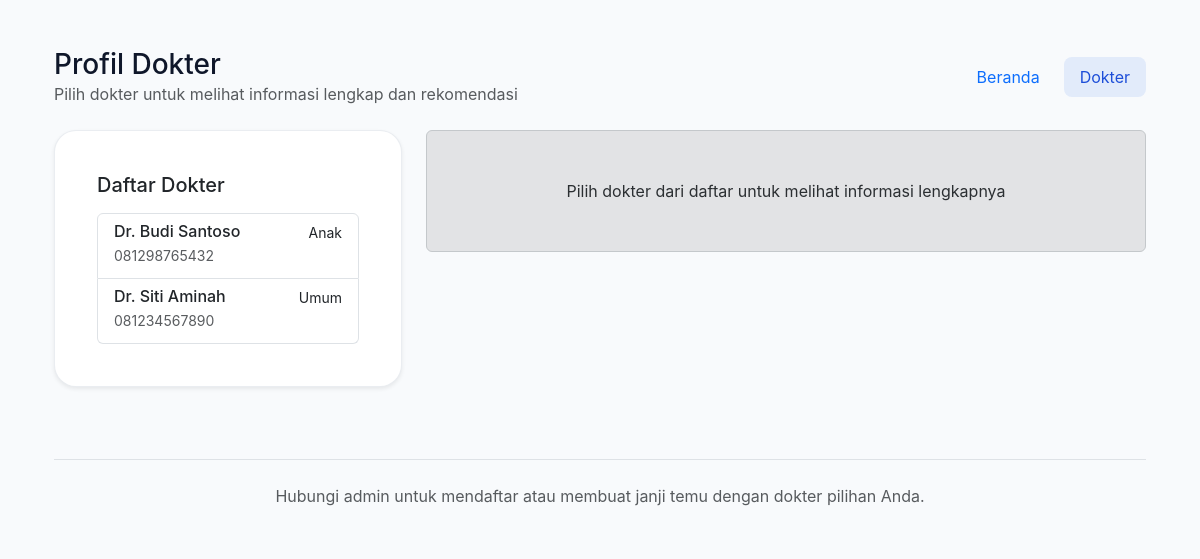
The app's page /doctors.php with its own data.
### tables this page shows
CREATE TABLE IF NOT EXISTS `doctors` (
  `id` INT AUTO_INCREMENT PRIMARY KEY,
  `name` VARCHAR(150) NOT NULL,
  `specialty` VARCHAR(100) NOT NULL,
  `phone` VARCHAR(25) NOT NULL,
  `created_at` TIMESTAMP DEFAULT CURRENT_TIMESTAMP
);

### data.php (called while the page is built, shortened)
<?php
function db_connect() {
    static $pdo;
    if ($pdo) {
        return $pdo;
    }
    try {
        $pdo = new PDO(
            'mysql:host=' . DB_HOST,
            DB_USER,
            DB_PASS,
            [
                PDO::ATTR_ERRMODE => PDO::ERRMODE_EXCEPTION,
                PDO::ATTR_DEFAULT_FETCH_MODE => PDO::FETCH_ASSOC,
                PDO::MYSQL_ATTR_INIT_COMMAND => 'SET NAMES utf8mb4'
            ]
        );
        initialize_database($pdo);
        $pdo->exec('USE `' . DB_NAME . '`');
        return $pdo;
    } catch (PDOException $e) {
        die('Database connection gagal: ' . $e->getMessage());
    }
}
function initialize_database($pdo) {
    $pdo->exec('CREATE DATABASE IF NOT EXISTS `' . DB_NAME . '` CHARACTER SET utf8mb4 COLLATE utf8mb4_unicode_ci');
    $pdo->exec('USE `' . DB_NAME . '`');
    ensure_table($pdo, 'doctors', 'CREATE TABLE IF NOT EXISTS doctors (
            id INT AUTO_INCREMENT PRIMARY KEY,
            name VARCHAR(150) NOT NULL,
            specialty VARCHAR(100) NOT NULL,
            phone VARCHAR(25) NOT NULL,
            description TEXT,
            education TEXT,
            symptoms TEXT,
            created_at TIMESTAMP DEFAULT CURRENT_TIMESTAMP
        ) ENGINE=InnoDB DEFAULT CHARSET=utf8mb4');
    ensure_table($pdo, 'schedules', 'CREATE TABLE IF NOT EXISTS schedules (
            id INT AUTO_INCREMENT PRIMARY KEY,
            doctor_id INT NOT NULL,
            date DATE NOT NULL,
            time TIME NOT NULL,
            end_time TIME NOT NULL,
            slots INT NOT NULL DEFAULT 1,
            created_at TIMESTAMP DEFAULT CURRENT_TIMESTAMP,
            FOREIGN KEY (doctor_id) REFERENCES doctors(id) ON DELETE CASCADE
        ) ENGINE=InnoDB DEFAULT CHARSET=utf8mb4');
    ensure_column($pdo, 'schedules', 'end_time', 'ALTER TABLE schedules ADD COLUMN end_time TIME NOT NULL DEFAULT "00:00:00"');
    ensure_table($pdo, 'patients', 'CREATE TABLE IF NOT EXISTS patients (
            id INT AUTO_INCREMENT PRIMARY KEY,
            name VARCHAR(150) NOT NULL,
            phone VARCHAR(25) NOT NULL,
            doctor_id INT NOT NULL,
            schedule_id INT NOT NULL,
            status VARCHAR(50) NOT NULL DEFAULT "Reservasi",
            created_at TIMESTAMP DEFAULT CURRENT_TIMESTAMP,
            FOREIGN KEY (doctor_id) REFERENCES doctors(id) ON DELETE CASCADE,
            FOREIGN KEY (schedule_id) REFERENCES schedules(id) ON DELETE CASCADE
        ) ENGINE=InnoDB DEFAULT CHARSET=utf8mb4');
    ensure_table($pdo, 'doctor_holidays', 'CREATE TABLE IF NOT EXISTS doctor_holidays (
            id INT AUTO_INCREMENT PRIMARY KEY,
            doctor_id INT NOT NULL,
            holiday_date DATE NOT NULL,
            note VARCHAR(255) NOT NULL DEFAULT "Libur",
            created_at TIMESTAMP DEFAULT CURRENT_TIMESTAMP,
            UNIQUE KEY unique_doctor_date (doctor_id, holiday_date),
            FOREIGN KEY (doctor_id) REFERENCES doctors(id) ON DELETE CASCADE
        ) ENGINE=InnoDB DEFAULT CHARSET=utf8mb4');
    ensure_table($pdo, 'site_content', 'CREATE TABLE IF NOT EXISTS site_content (
            content_key VARCHAR(100) PRIMARY KEY,
            content_value TEXT NOT NULL
        ) ENGINE=InnoDB DEFAULT CHARSET=utf8mb4');
    ensure_table($pdo, 'admin_settings', 'CREATE TABLE IF NOT EXISTS admin_settings (
            setting_key VARCHAR(100) PRIMARY KEY,
            setting_value TEXT NOT NULL
        ) ENGINE=InnoDB DEFAULT CHARSET=utf8mb4');
    ensure_table($pdo, 'users', 'CREATE TABLE IF NOT EXISTS users (
            id INT AUTO_INCREMENT PRIMARY KEY,
            username VARCHAR(50) UNIQUE NOT NULL,
            password VARCHAR(255) NOT NULL,
            role VARCHAR(20) NOT NULL,
            doctor_id INT,
            created_at TIMESTAMP DEFAULT CURRENT_TIMESTAMP,
            FOREIGN KEY (doctor_id) REFERENCES doctors(id) ON DELETE SET NULL
        ) ENGINE=InnoDB DEFAULT CHARSET=utf8mb4');
    $defaultDoctors = $pdo->query('SELECT COUNT(*) FROM doctors')->fetchColumn();
    $defaultSchedules = $pdo->query('SELECT COUNT(*) FROM schedules')->fetchColumn();
    $defaultContent = $pdo->query('SELECT COUNT(*) FROM site_content')->fetchColumn();
    if ($defaultContent == 0) {
        $insertContent = $pdo->prepare('INSERT INTO site_content (content_key, content_value) VALUES (?, ?)');
        $insertContent->execute(['site_title', 'Sistem Klinik Sederhana']);
        $insertContent->execute(['hero_eyebrow', 'Selamat Datang di Klinik Sehat']);
        $insertContent->execute(['hero_title', 'Reservasi Janji Temu Dokter dengan Mudah']);
        $insertContent->execute(['hero_text', 'Lihat jadwal dokter untuk hari ini, cek ketersediaan slot, dan langsung kirim permintaan reservasi ke admin lewat WhatsApp.']);
        $insertContent->execute(['hero_cta_text', 'Lihat Jadwal']);
        $insertContent->execute(['footer_text', 'Untuk reservasi, klik tombol WhatsApp dan kirim pesan ke admin klinik.']);
    }
    $defaultSettings = $pdo->query('SELECT COUNT(*) FROM admin_settings')->fetchColumn();
    if ($defaultSettings == 0) {
        $insertSettings = $pdo->prepare('INSERT INTO admin_settings (setting_key, setting_value) VALUES (?, ?)');
        $insertSettings->execute(['admin_phone', ADMIN_PHONE]);
    }
    $adminExists = $pdo->prepare('SELECT COUNT(*) AS count FROM users WHERE username = ? LIMIT 1');
    $adminExists->execute(['admin']);
    $adminExistsRow = $adminExists->fetch(PDO::FETCH_ASSOC);
    if (!$adminExistsRow || $adminExistsRow['count'] == 0) {
        $insertUser = $pdo->prepare('INSERT INTO users (username, password, role) VALUES (?, ?, ?)');
        $insertUser->execute(['admin', password_hash('admin123', PASSWORD_DEFAULT), 'admin']);
    }
    $doctorRows = $pdo->query('SELECT id FROM doctors')->fetchAll(PDO::FETCH_COLUMN);
    $checkDoctorUser = $pdo->prepare('SELECT COUNT(*) AS count FROM users WHERE doctor_id = ? LIMIT 1');
    $createDoctorUser = $pdo->prepare('INSERT INTO users (username, password, role, doctor_id) VALUES (?, ?, ?, ?)');
    foreach ($doctorRows as $doctorId) {
        $checkDoctorUser->execute([$doctorId]);
        $doctorExistsRow = $checkDoctorUser->fetch(PDO::FETCH_ASSOC);
        if (!$doctorExistsRow || $doctorExistsRow['count'] == 0) {
            $createDoctorUser->execute([(string)$doctorId, password_hash('doctor123', PASSWORD_DEFAULT), 'doctor', (int)$doctorId]);
        }
    }
}
function ensure_column($pdo, $tableName, $columnName, $alterSql) {
    try {
        $pdo->query('SELECT `' . $columnName . '` FROM `' . $tableName . '` LIMIT 1');
    } catch (PDOException $e) {
        $message = $e->getMessage();
        if (strpos($message, 'Unknown column') !== false || strpos($message, 'doesn\'t exist') !== false) {
            $pdo->exec($alterSql);
            return;
        }
        throw $e;
    }
}
function ensure_table($pdo, $tableName, $createSql) {
    $pdo->exec($createSql);
    try {
        $pdo->query('SELECT 1 FROM `' . $tableName . '` LIMIT 1');
    } catch (PDOException $e) {
        $message = $e->getMessage();
        $errorInfo = $e->errorInfo ?? [];
        $isBrokenTable = strpos($message, 'doesn\'t exist in engine') !== false
            || strpos($message, 'Base table or view not found') !== false
            || (isset($errorInfo[1]) && in_array((int)$errorInfo[1], [1146, 1932], true));
        if (!$isBrokenTable) {
            throw $e;
        }
        $pdo->exec('DROP TABLE IF EXISTS `' . $tableName . '`');
        $pdo->exec($createSql);
    }
}
function db_query($sql, $params = [], $one = false) {
    $stmt = db_connect()->prepare($sql);
    $stmt->execute($params);
    return $one ? $stmt->fetch() : $stmt->fetchAll();
}
function load_data($name) {
    switch ($name) {
        case 'doctors':
            return db_query('SELECT * FROM doctors ORDER BY name');
    }
    return [];
}

### doctors.php (the view, shortened to what this page needs)
<?php
require_once __DIR__ . '/data.php';
$doctors = load_data('doctors');
$admin_phone = get_admin_setting('admin_phone', ADMIN_PHONE);
$selectedDoctorId = isset($_GET['doctor_id']) ? intval($_GET['doctor_id']) : null;
$selectedDoctor = $selectedDoctorId ? get_doctor_by_id($selectedDoctorId) : null;
?>
<!DOCTYPE html>
<html lang="id">
<head>
    <link href="https://cdn.jsdelivr.net/npm/bootstrap@5.3.2/dist/css/bootstrap.min.css" rel="stylesheet">
    <link rel="stylesheet" href="./assets/style.css" />
</head>
<body>
<div class="container py-5">
    <header class="d-flex align-items-center justify-content-between flex-wrap gap-3 mb-4">
        <div>
            <h1 class="h3 mb-0">Profil Dokter</h1>
            <p class="text-muted mb-0">Pilih dokter untuk melihat informasi lengkap dan rekomendasi</p>
        </div>
        <nav class="nav gap-2">
            <a class="nav-link px-3 py-2 rounded-3" href="index.php">Beranda</a>
            <a class="nav-link px-3 py-2 rounded-3 active" aria-current="page" href="doctors.php">Dokter</a>
        </nav>
    </header>
    <?php if (empty($doctors)): ?>
        <div class="alert alert-info">Belum ada dokter tersedia.</div>
    <?php else: ?>
        <div class="row g-4">
            <div class="col-lg-4">
                <div class="card shadow-sm">
                    <div class="card-body">
                        <h2 class="h5 mb-3">Daftar Dokter</h2>
                        <div class="list-group">
                            <?php foreach ($doctors as $doctor): ?>
                                <a href="doctors.php?doctor_id=<?php echo $doctor['id']; ?>"
                                   class="list-group-item list-group-item-action <?php echo $selectedDoctorId === $doctor['id'] ? 'active' : ''; ?>">
                                    <div class="d-flex w-100 justify-content-between">
                                        <h6 class="mb-1"><?php echo htmlspecialchars($doctor['name']); ?></h6>
                                        <small><?php echo htmlspecialchars($doctor['specialty']); ?></small>
                                    </div>
                                    <p class="mb-1 small text-muted"><?php echo htmlspecialchars($doctor['phone']); ?></p>
                                </a>
                            <?php endforeach; ?>
                        </div>
                    </div>
                </div>
            </div>
            <div class="col-lg-8">
                <?php if ($selectedDoctor): ?>
                    <div class="card shadow-sm mb-4">
                        <div class="card-body">
                            <div class="d-flex justify-content-between align-items-start mb-3">
                                <div>
                                    <h2 class="h4 mb-1"><?php echo htmlspecialchars($selectedDoctor['name']); ?></h2>
                                    <p class="text-primary fw-bold mb-2"><?php echo htmlspecialchars($selectedDoctor['specialty']); ?></p>
                                    <p class="text-muted mb-0">📞 <?php echo htmlspecialchars($selectedDoctor['phone']); ?></p>
                                </div>
                                <a class="btn btn-primary" href="https://wa.me/<?php echo $admin_phone; ?>" target="_blank">
                                    Hubungi via WhatsApp
                                </a>
                            </div>
                            <?php if (!empty($selectedDoctor['description'])): ?>
                                <div class="mb-4">
                                    <h5 class="mb-2">Tentang Dokter</h5>
                                    <p class="text-muted"><?php echo htmlspecialchars($selectedDoctor['description']); ?></p>
                                </div>
                            <?php endif; ?>
                        </div>
                    </div>
                    <?php if (!empty($selectedDoctor['symptoms'])): ?>
                        <div class="card shadow-sm mb-4">
                            <div class="card-body">
                                <h5 class="card-title mb-3">Dapat Menangani Gejala</h5>
                                <div class="row">
                                    <?php
                                        $symptoms = array_filter(array_map('trim', explode(',', $selectedDoctor['symptoms'])));
                                        foreach ($symptoms as $symptom):
                                    ?>
                                        <div class="col-md-6 mb-2">
                                            <div class="p-3 bg-light rounded-3 border-start border-success border-5">
                                                <p class="mb-0">✓ <?php echo htmlspecialchars($symptom); ?></p>
                                            </div>
                                        </div>
                                    <?php endforeach; ?>
                                </div>
                            </div>
                        </div>
                    <?php endif; ?>
                    <?php if (!empty($selectedDoctor['education'])): ?>
                        <div class="card shadow-sm">
                            <div class="card-body">
                                <h5 class="card-title mb-3">Riwayat Pendidikan</h5>
                                <div class="timeline">
                                    <?php
                                        $educations = array_filter(array_map('trim', explode(';', $selectedDoctor['education'])));
                                        foreach ($educations as $idx => $edu):
                                    ?>
                                        <div class="d-flex gap-3 <?php echo $idx < count($educations) - 1 ? 'mb-3' : ''; ?>">
                                            <div class="text-success">
                                                <div class="bg-success rounded-circle p-2" style="width: 40px; height: 40px; display: flex; align-items: center; justify-content: center;">
                                                    <span class="text-white fw-bold">✓</span>
                                                </div>
                                            </div>
                                            <div>
                                                <p class="mb-0 fw-bold"><?php echo htmlspecialchars($edu); ?></p>
                                            </div>
                                        </div>
                                    <?php endforeach; ?>
                                </div>
                            </div>
                        </div>
                    <?php endif; ?>
                <?php else: ?>
                    <div class="alert alert-secondary text-center py-5">
                        <p class="mb-0">Pilih dokter dari daftar untuk melihat informasi lengkapnya</p>
                    </div>
                <?php endif; ?>
            </div>
        </div>
    <?php endif; ?>
    <footer class="text-center py-4 mt-5 text-muted border-top">
        <p class="mb-0">Hubungi admin untuk mendaftar atau membuat janji temu dengan dokter pilihan Anda.</p>
    </footer>
</div>
</body>
</html>

### assets/style.css (style rules this page uses)
body { font-family: 'Inter', system-ui, -apple-system, BlinkMacSystemFont, 'Segoe UI', sans-serif; background: #f8fafc; margin: 0; padding: 0; color: #0f172a; }
.container { max-width: 1140px; margin: 0 auto; padding: 3rem 1.5rem 4rem; }
nav { display: flex; gap: 14px; align-items: center; flex-wrap: wrap; }
nav a { color: #475569; text-decoration: none; font-weight: 600; padding: 10px 14px; border-radius: 999px; transition: background 0.2s ease; }
nav a:hover, nav a.active { background: rgba(37, 99, 235, 0.1); color: #1d4ed8; }
.card { background: #ffffff; border: 1px solid rgba(148, 163, 184, 0.2); border-radius: 22px; padding: 26px; margin-bottom: 24px; box-shadow: 0 16px 40px rgba(15, 23, 42, 0.04); }
footer { margin-top: 24px; color: #475569; text-align: center; }

### records on screen
doctors: name "Dr. Budi Santoso", specialty "Anak", phone "081298765432"
doctors: name "Dr. Siti Aminah", specialty "Umum", phone "081234567890"
